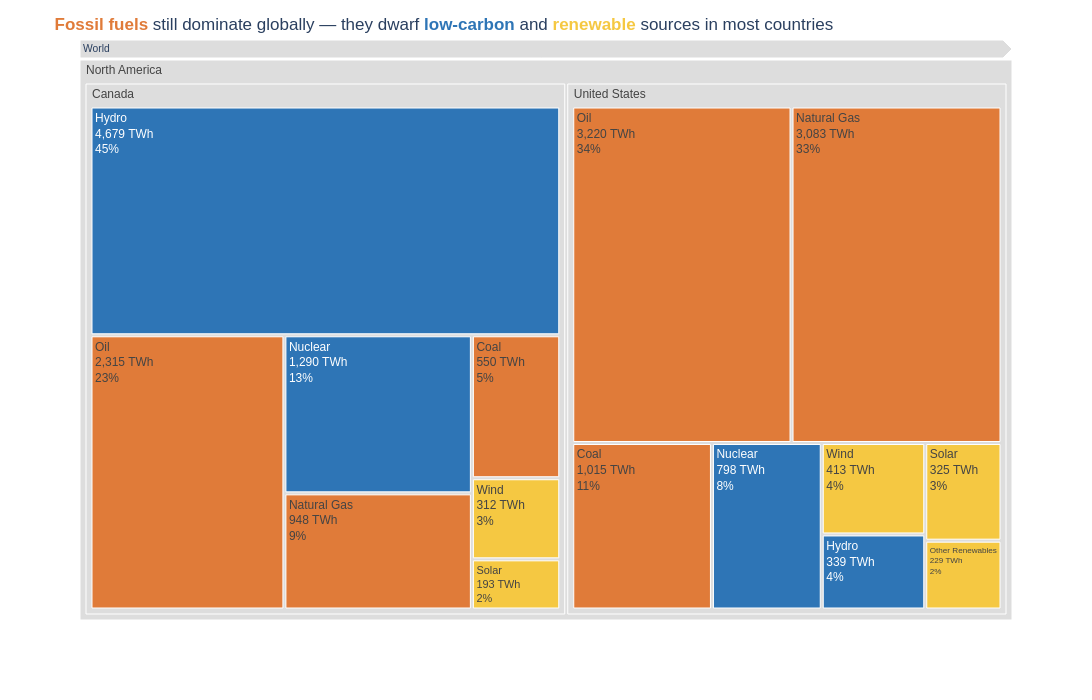

Source (notebook cell):
### Code cell
# Let's improve it

# Group sources into clean/dirty categories for colour
source_category = {
    'Coal': 'Fossil', 'Oil': 'Fossil', 'Natural Gas': 'Fossil',
    'Nuclear': 'Low-carbon', 'Hydro': 'Low-carbon',
    'Wind': 'Renewable', 'Solar': 'Renewable', 'Other Renewables': 'Renewable'
}
df['Source_Type'] = df['Source'].map(source_category)

color_discrete_mapping = {
    'Fossil':     '#E07B39',   # orange: fossil fuels
    'Low-carbon': '#2E75B6',   # blue: nuclear + hydro
    'Renewable':  '#F5C842',   # yellow: wind, solar, other
}

# ── Step 1: Plotly Express base chart ─────────────────────────────────────────
fig = px.treemap(
    df,
    path=[px.Constant('World'), 'Region', 'Country', 'Source'],
    values='TWh',                      # use TWh — sums correctly at every level
    color='Source_Type',
    color_discrete_map=color_discrete_mapping,
    labels={'Source_Type': 'Energy type', 'TWh': 'Energy (TWh)'},
    height=700, width=1100,
    template='plotly_white'
)

# ── Step 2: Customisation ─────────────────────────────────────────────────────
fig.update_traces(
    # label, TWh and share of the parent (source → country, country → region, region → world)
    texttemplate='%{label}<br>%{value:,.0f} TWh<br>%{percentParent:.0%}',
    hovertemplate='<b>%{label}</b><br>%{value:,.0f} TWh<br>%{percentParent:.1%} of %{parent}<extra></extra>',
    root_color='white',
)

fig.update_layout(
    title=('<span style="color:#E07B39"><b>Fossil fuels</b></span> still dominate globally — they dwarf '
           '<span style="color:#2E75B6"><b>low-carbon</b></span> and '
           '<span style="color:#F5C842"><b>renewable</b></span> sources in most countries'),
    font=dict(family='Arial', size=12),
)

# Grey out parent nodes — replace any non-palette colour
fig.data[0].marker.colors = [
    c if c in color_discrete_mapping.values() else '#DDDDDD'
    for c in fig.data[0].marker.colors
]

fig.show()

### Figure 1 — Plotly figure (JSON) as saved in the notebook; plotly's stock layout.template omitted (floating-point values rounded to 4 significant figures)
{"data": [{"branchvalues": "total", "customdata": [["Fossil"], ["Fossil"], ["Fossil"], ["Fossil"], ["Renewable"], ["Renewable"], ["Fossil"], ["Fossil"], ["Fossil"], ["Low-carbon"], ["Low-carbon"], ["Low-carbon"], ["Renewable"], ["Renewable"], ["Renewable"], ["Fossil"], ["Fossil"], ["Fossil"], ["Renewable"], ["Fossil"], ["Fossil"], ["Fossil"], ["Renewable"], ["Fossil"], ["Fossil"], ["Renewable"], ["Renewable"], ["Renewable"], ["Renewable"], ["Renewable"], ["Renewable"], ["Low-carbon"], ["Low-carbon"], ["Low-carbon"], ["Fossil"], ["Fossil"], ["Fossil"], ["Low-carbon"], ["Low-carbon"], ["Low-carbon"], ["Fossil"], ["Fossil"], ["Renewable"], ["Fossil"], ["Fossil"], ["Renewable"], ["Fossil"], ["Fossil"], ["Fossil"], ["Renewable"], ["Renewable"], ["Renewable"], ["Renewable"], ["Fossil"], ["Fossil"], ["Renewable"], ["Low-carbon"], ["Low-carbon"], ["Low-carbon"], ["Renewable"], ["Renewable"], ["Low-carbon"], ["Low-carbon"], ["Low-carbon"], ["Low-carbon"], ["Fossil"], ["Fossil"], ["Fossil"], ["Renewable"], ["Renewable"], ["Renewable"], ["Renewable"], ["Renewable"], ["Renewable"], ["Renewable"], ["Renewable"], ["Low-carbon"], ["Renewable"], ["Fossil"], ["Fossil"], ["Fossil"], ["Low-carbon"], ["Low-carbon"], ["Low-carbon"], ["Low-carbon"], ["Low-carbon"], ["Fossil"], ["Fossil"], ["Fossil"], ["Fossil"], ["Fossil"], ["Fossil"], ["Low-carbon"], ["Low-carbon"], ["Renewable"], ["Low-carbon"], ["Low-carbon"], ["Fossil"], ["Fossil"], ["Fossil"], ["Fossil"], ["Renewable"], ["Renewable"], ["(?)"], ["(?)"], ["(?)"], ["(?)"], ["(?)"], ["(?)"], ["(?)"], ["(?)"], ["(?)"], ["(?)"], ["(?)"], ["(?)"], ["(?)"], ["(?)"], ["(?)"], ["(?)"], ["(?)"], ["(?)"], ["(?)"], ["(?)"], ["(?)"], ["(?)"], ["(?)"]], "domain": {"x": [0, 1], "y": [0, 1]}, "hovertemplate": "<b>%{label}</b><br>%{value:,.0f} TWh<br>%{percentParent:.1%} of %{parent}<extra></extra>", "ids": ["World/Oceania/Australia/Coal", "World/Europe/France/Natural Gas", "World/Europe/Germany/Natural Gas", "World/Asia/India/Natural Gas", "World/Latin America/Brazil/Wind", "World/Oceania/Australia/Solar", "World/Asia/South Korea/Natural Gas", "World/Europe/United Kingdom/Natural Gas", "World/North America/United States/Natural Gas", "World/Europe/Germany/Nuclear", "World/Asia/India/Nuclear", "World/Asia/Japan/Nuclear", "World/Africa/South Africa/Solar", "World/Europe/Norway/Solar", "World/Latin America/Mexico/Solar", "World/Oceania/Australia/Oil", "World/Latin America/Brazil/Oil", "World/North America/Canada/Oil", "World/Asia/India/Solar", "World/Asia/India/Oil", "World/Asia/Japan/Oil", "World/Latin America/Mexico/Oil", "World/Europe/Germany/Solar", "World/Europe/United Kingdom/Oil", "World/North America/United States/Oil", "World/Latin America/Brazil/Other Renewables", "World/North America/Canada/Wind", "World/Asia/China/Wind", "World/Latin America/Brazil/Solar", "World/Europe/Norway/Wind", "World/Latin America/Mexico/Wind", "World/Europe/United Kingdom/Hydro", "World/Asia/South Korea/Hydro", "World/Africa/South Africa/Hydro", "World/Africa/South Africa/Coal", "World/Latin America/Brazil/Coal", "World/North America/Canada/Coal", "World/North America/Canada/Hydro", "World/Asia/China/Hydro", "World/Europe/France/Hydro", "World/Asia/South Korea/Coal", "World/Latin America/Mexico/Coal", "World/Middle East/Saudi Arabia/Wind", "World/Asia/China/Oil", "World/Europe/Norway/Oil", "World/Asia/South Korea/Wind", "World/Middle East/Saudi Arabia/Oil", "World/Europe/France/Coal", "World/Asia/China/Coal", "World/Europe/France/Other Renewables", "World/Europe/Germany/Other Renewables", "World/North America/Canada/Solar", "World/Africa/South Africa/Wind", "World/Europe/United Kingdom/Coal", "World/Oceania/Australia/Natural Gas", "World/Europe/France/Wind", "World/Africa/South Africa/Nuclear", "World/Latin America/Mexico/Nuclear", "World/North America/United States/Hydro", "World/Asia/South Korea/Solar", "World/Europe/United Kingdom/Solar", "World/North America/Canada/Nuclear", "World/Latin America/Brazil/Nuclear", "World/Europe/Germany/Hydro", "World/Asia/India/Hydro", "World/North America/United States/Coal", "World/Asia/Japan/Natural Gas", "World/Latin America/Mexico/Natural Gas", "World/Europe/Germany/Wind", "World/Asia/China/Solar", "World/Asia/Japan/Wind", "World/North America/United States/Solar", "World/Europe/France/Solar", "World/Asia/Japan/Solar", "World/Asia/India/Wind", "World/Oceania/Australia/Wind", "World/Asia/South Korea/Nuclear", "World/Europe/United Kingdom/Other Renewables", "World/Europe/Germany/Coal", "World/Asia/India/Coal", "World/Asia/Japan/Coal", "World/Oceania/Australia/Hydro", "World/Latin America/Brazil/Hydro", "World/Asia/Japan/Hydro", "World/Latin America/Mexico/Hydro", "World/Europe/Norway/Hydro", "World/Latin America/Brazil/Natural Gas", "World/North America/Canada/Natural Gas", "World/Asia/China/Natural Gas", "World/Europe/Norway/Natural Gas", "World/Middle East/Saudi Arabia/Natural Gas", "World/Africa/South Africa/Natural Gas", "World/Asia/China/Nuclear", "World/Europe/France/Nuclear", "World/Europe/United Kingdom/Wind", "World/Europe/United Kingdom/Nuclear", "World/North America/United States/Nuclear", "World/Europe/France/Oil", "World/Europe/Germany/Oil", "World/Africa/South Africa/Oil", "World/Asia/South Korea/Oil", "World/North America/United States/Other Renewables", "World/North America/United States/Wind", "World/Oceania/Australia", "World/Latin America/Brazil", "World/North America/Canada", "World/Asia/China", "World/Europe/France", "World/Europe/Germany", "World/Asia/India", "World/Asia/Japan", "World/Latin America/Mexico", "World/Europe/Norway", "World/Middle East/Saudi Arabia", "World/Africa/South Africa", "World/Asia/South Korea", "World/Europe/United Kingdom", "World/North America/United States", "World/Africa", "World/Asia", "World/Europe", "World/Latin America", "World/Middle East", "World/North America", "World/Oceania", "World"], "labels": ["Coal", "Natural Gas", "Natural Gas", "Natural Gas", "Wind", "Solar", "Natural Gas", "Natural Gas", "Natural Gas", "Nuclear", "Nuclear", "Nuclear", "Solar", "Solar", "Solar", "Oil", "Oil", "Oil", "Solar", "Oil", "Oil", "Oil", "Solar", "Oil", "Oil", "Other Renewables", "Wind", "Wind", "Solar", "Wind", "Wind", "Hydro", "Hydro", "Hydro", "Coal", "Coal", "Coal", "Hydro", "Hydro", "Hydro", "Coal", "Coal", "Wind", "Oil", "Oil", "Wind", "Oil", "Coal", "Coal", "Other Renewables", "Other Renewables", "Solar", "Wind", "Coal", "Natural Gas", "Wind", "Nuclear", "Nuclear", "Hydro", "Solar", "Solar", "Nuclear", "Nuclear", "Hydro", "Hydro", "Coal", "Natural Gas", "Natural Gas", "Wind", "Solar", "Wind", "Solar", "Solar", "Solar", "Wind", "Wind", "Nuclear", "Other Renewables", "Coal", "Coal", "Coal", "Hydro", "Hydro", "Hydro", "Hydro", "Hydro", "Natural Gas", "Natural Gas", "Natural Gas", "Natural Gas", "Natural Gas", "Natural Gas", "Nuclear", "Nuclear", "Wind", "Nuclear", "Nuclear", "Oil", "Oil", "Oil", "Oil", "Other Renewables", "Wind", "Australia", "Brazil", "Canada", "China", "France", "Germany", "India", "Japan", "Mexico", "Norway", "Saudi Arabia", "South Africa", "South Korea", "United Kingdom", "United States", "Africa", "Asia", "Europe", "Latin America", "Middle East", "North America", "Oceania", "World"], "level": "World/North America", "marker": {"colors": ["#E07B39", "#E07B39", "#E07B39", "#E07B39", "#F5C842", "#F5C842", "#E07B39", "#E07B39", "#E07B39", "#2E75B6", "#2E75B6", "#2E75B6", "#F5C842", "#F5C842", "#F5C842", "#E07B39", "#E07B39", "#E07B39", "#F5C842", "#E07B39", "#E07B39", "#E07B39", "#F5C842", "#E07B39", "#E07B39", "#F5C842", "#F5C842", "#F5C842", "#F5C842", "#F5C842", "#F5C842", "#2E75B6", "#2E75B6", "#2E75B6", "#E07B39", "#E07B39", "#E07B39", "#2E75B6", "#2E75B6", "#2E75B6", "#E07B39", "#E07B39", "#F5C842", "#E07B39", "#E07B39", "#F5C842", "#E07B39", "#E07B39", "#E07B39", "#F5C842", "#F5C842", "#F5C842", "#F5C842", "#E07B39", "#E07B39", "#F5C842", "#2E75B6", "#2E75B6", "#2E75B6", "#F5C842", "#F5C842", "#2E75B6", "#2E75B6", "#2E75B6", "#2E75B6", "#E07B39", "#E07B39", "#E07B39", "#F5C842", "#F5C842", "#F5C842", "#F5C842", "#F5C842", "#F5C842", "#F5C842", "#F5C842", "#2E75B6", "#F5C842", "#E07B39", "#E07B39", "#E07B39", "#2E75B6", "#2E75B6", "#2E75B6", "#2E75B6", "#2E75B6", "#E07B39", "#E07B39", "#E07B39", "#E07B39", "#E07B39", "#E07B39", "#2E75B6", "#2E75B6", "#F5C842", "#2E75B6", "#2E75B6", "#E07B39", "#E07B39", "#E07B39", "#E07B39", "#F5C842", "#F5C842", "#DDDDDD", "#DDDDDD", "#DDDDDD", "#DDDDDD", "#DDDDDD", "#DDDDDD", "#DDDDDD", "#DDDDDD", "#DDDDDD", "#DDDDDD", "#DDDDDD", "#DDDDDD", "#DDDDDD", "#DDDDDD", "#DDDDDD", "#DDDDDD", "#DDDDDD", "#DDDDDD", "#DDDDDD", "#DDDDDD", "#DDDDDD", "#DDDDDD", "#DDDDDD"]}, "name": "", "parents": ["World/Oceania/Australia", "World/Europe/France", "World/Europe/Germany", "World/Asia/India", "World/Latin America/Brazil", "World/Oceania/Australia", "World/Asia/South Korea", "World/Europe/United Kingdom", "World/North America/United States", "World/Europe/Germany", "World/Asia/India", "World/Asia/Japan", "World/Africa/South Africa", "World/Europe/Norway", "World/Latin America/Mexico", "World/Oceania/Australia", "World/Latin America/Brazil", "World/North America/Canada", "World/Asia/India", "World/Asia/India", "World/Asia/Japan", "World/Latin America/Mexico", "World/Europe/Germany", "World/Europe/United Kingdom", "World/North America/United States", "World/Latin America/Brazil", "World/North America/Canada", "World/Asia/China", "World/Latin America/Brazil", "World/Europe/Norway", "World/Latin America/Mexico", "World/Europe/United Kingdom", "World/Asia/South Korea", "World/Africa/South Africa", "World/Africa/South Africa", "World/Latin America/Brazil", "World/North America/Canada", "World/North America/Canada", "World/Asia/China", "World/Europe/France", "World/Asia/South Korea", "World/Latin America/Mexico", "World/Middle East/Saudi Arabia", "World/Asia/China", "World/Europe/Norway", "World/Asia/South Korea", "World/Middle East/Saudi Arabia", "World/Europe/France", "World/Asia/China", "World/Europe/France", "World/Europe/Germany", "World/North America/Canada", "World/Africa/South Africa", "World/Europe/United Kingdom", "World/Oceania/Australia", "World/Europe/France", "World/Africa/South Africa", "World/Latin America/Mexico", "World/North America/United States", "World/Asia/South Korea", "World/Europe/United Kingdom", "World/North America/Canada", "World/Latin America/Brazil", "World/Europe/Germany", "World/Asia/India", "World/North America/United States", "World/Asia/Japan", "World/Latin America/Mexico", "World/Europe/Germany", "World/Asia/China", "World/Asia/Japan", "World/North America/United States", "World/Europe/France", "World/Asia/Japan", "World/Asia/India", "World/Oceania/Australia", "World/Asia/South Korea", "World/Europe/United Kingdom", "World/Europe/Germany", "World/Asia/India", "World/Asia/Japan", "World/Oceania/Australia", "World/Latin America/Brazil", "World/Asia/Japan", "World/Latin America/Mexico", "World/Europe/Norway", "World/Latin America/Brazil", "World/North America/Canada", "World/Asia/China", "World/Europe/Norway", "World/Middle East/Saudi Arabia", "World/Africa/South Africa", "World/Asia/China", "World/Europe/France", "World/Europe/United Kingdom", "World/Europe/United Kingdom", "World/North America/United States", "World/Europe/France", "World/Europe/Germany", "World/Africa/South Africa", "World/Asia/South Korea", "World/North America/United States", "World/North America/United States", "World/Oceania", "World/Latin America", "World/North America", "World/Asia", "World/Europe", "World/Europe", "World/Asia", "World/Asia", "World/Latin America", "World/Europe", "World/Middle East", "World/Africa", "World/Asia", "World/Europe", "World/North America", "World", "World", "World", "World", "World", "World", "World", ""], "root": {"color": "white"}, "texttemplate": "%{label}<br>%{value:,.0f} TWh<br>%{percentParent:.0%}", "type": "treemap", "values": [2919, 1160, 2293, 1018, 419, 588, 3224, 3139, 3083, 476, 180, 560, 186, 228, 205, 2624, 2973, 2315, 245, 2593, 2965, 4103, 814, 2269, 3220, 87, 312, 223, 206, 260, 188, 174, 114, 403, 6727, 312, 550, 4679, 488, 711, 2706, 949, 96, 1620, 2228, 165, 5098, 120, 6929.0, 413, 819, 193, 186, 230, 2599, 344, 323, 115, 339, 213, 362, 1290, 118, 453, 1156, 1015, 3130, 3137, 2348, 231, 275, 325, 376, 173, 422, 989, 2370, 446, 537, 4319, 3347, 448, 4857, 452, 791, 6174, 902, 948, 872, 1193, 4573, 472, 394, 6882, 1775, 819, 798, 857, 1361, 1421, 2322, 229, 413, 10167, 9874, 10287, 10760.0, 10863, 9101, 9933, 10902, 9488, 10083, 9767, 9718, 11114, 9214, 9422, 9718, 42710.0, 39261, 19362, 9767, 19709, 10167, 150700.0]}], "layout": {"font": {"family": "Arial", "size": 12}, "height": 700, "legend": {"tracegroupgap": 0}, "margin": {"t": 60}, "title": {"text": "<span style=\"color:#E07B39\"><b>Fossil fuels</b></span> still dominate globally — they dwarf <span style=\"color:#2E75B6\"><b>low-carbon</b></span> and <span style=\"color:#F5C842\"><b>renewable</b></span> sources in most countries"}, "width": 1100}}
